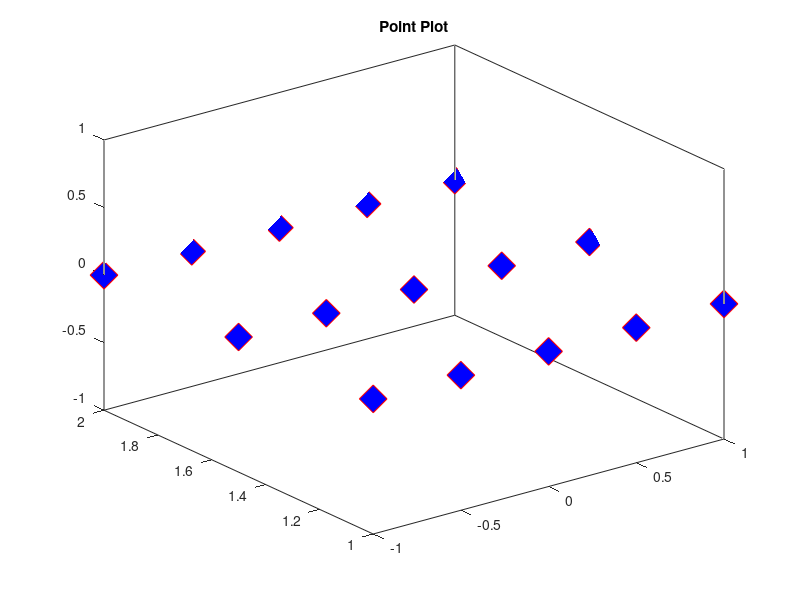
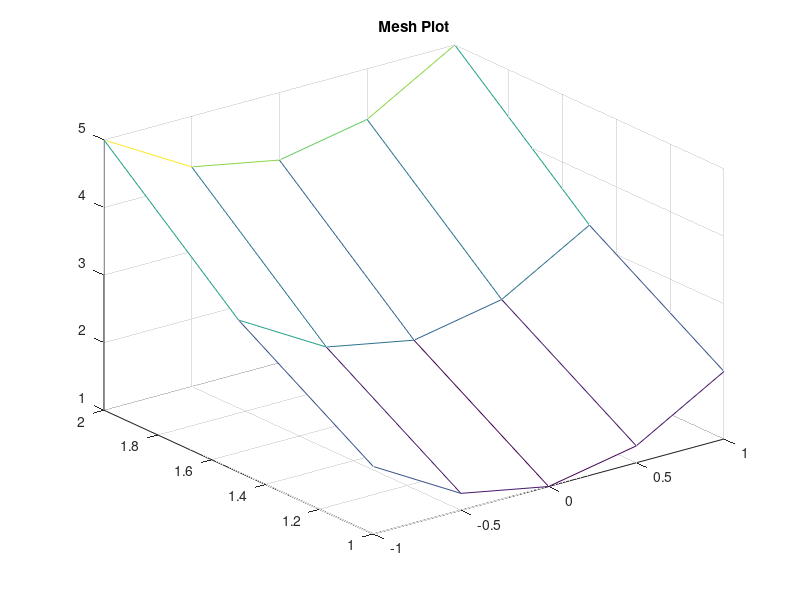
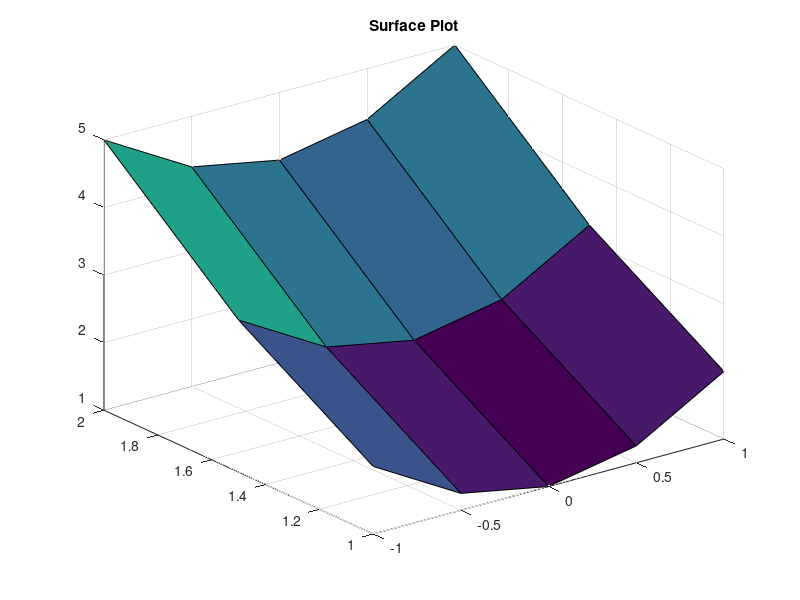

The MATLAB source for these figures, in order:
% Values 
x = -1:0.5:1;
y = 1:0.5:2;

[X,Y] = meshgrid(x,y);
Z = X.^2 + Y.^2;

figure(1)
plot(X,Y,'rd','MarkerSize',20,'MarkerFaceColor','b')
view(3)
title('Point Plot')

figure(2)
mesh(X,Y,Z)
title('Mesh Plot')

figure(3)
surf(X,Y,Z)
title('Surface Plot')
